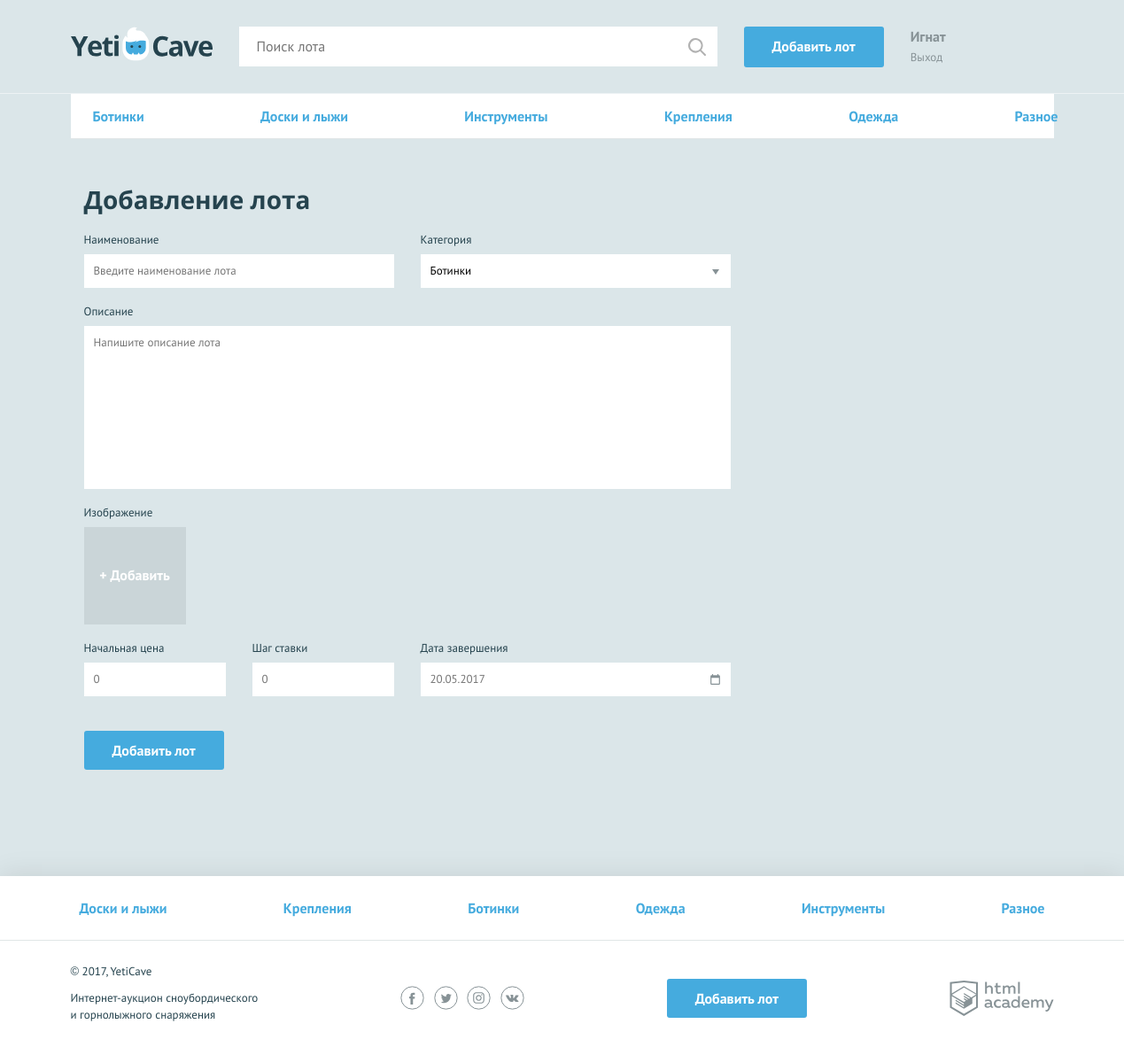
The page /add.php (signed in) on the database its author committed.
### tables this page shows
CREATE TABLE categories (
  id INT AUTO_INCREMENT PRIMARY KEY,
  name CHAR(255)
);

### functions.php (called while the page is built, shortened)
<?php
function renderTemplate($file, $info) {
	$file = 'templates/' . $file .'.php';
	if (file_exists($file)){
		extract($info);
		require_once $file;
		return ob_get_clean();
	} else {
		return ("");
	}
};
?>

### templates/add-lot.php (the view, shortened to what this page needs)
  <nav class="nav">
   <ul class="nav__list container">
    <?php foreach ($categories as $key => $value) : ?>
       <li class="nav__item">
         <a href="all-lots.html"><?=$value['name'];?></a>
       </li>
    <?php endforeach; ?>
   </ul>
 </nav>
 <form class="form form--add-lot container <?=count($errors) ? 'form--invalid' : '' ?>" action="add.php" method="post" enctype="multipart/form-data">
   <h2>Добавление лота</h2>
   <div class="form__container-two">
     <div class="form__item <?=in_array('lot-name', $errors) ? 'form__item--invalid' : '' ?>">
       <label for="lot-name">Наименование</label>
       <input id="lot-name" type="text" name="lot-name" placeholder="Введите наименование лота" value="<?=$lot_name;?>" required>
     </div>
     <div class="form__item <?=in_array('category', $errors) ? 'form__item--invalid' : '' ?>">
       <label for="category">Категория</label>
       <select id="category" name="category" required>
<?php foreach ($categories as $key => $value) : ?>
               <option><?=$value['name'];?></option>
              <?php endforeach; ?>
       </select>
     </div>
   </div>
   <div class="form__item form__item--wide <?=in_array('message', $errors) ? 'form__item--invalid' : '' ?>">
     <label for="message">Описание</label>
     <textarea id="message" name="message" placeholder="Напишите описание лота" required><?=$description;?></textarea>
   </div>
   <div class="form__item form__item--file <?=in_array('avatar', $errors) ? 'form__item--uploaded' : '' ?>">
     <label>Изображение</label>
     <div class="form__input-file">
       <label for="photo2">
         <span>+ Добавить</span>
       </label>
     </div>
   </div>
   <div class="form__container-three">
     <div class="form__item form__item--small <?=in_array('lot-rate', $errors) ? 'form__item--invalid' : '' ?>">
       <label for="lot-rate">Начальная цена</label>
       <input id="lot-rate" type="number" name="lot-rate" placeholder="0" value="<?=$lot_rate;?>" required>
     </div>
     <div class="form__item form__item--small <?=in_array('lot-step', $errors) ? 'form__item--invalid' : '' ?>">
       <label for="lot-step">Шаг ставки</label>
       <input id="lot-step" type="number" name="lot-step" placeholder="0" value="<?=$lot_step;?>" required>
     </div>
     <div class="form__item <?=in_array('lot-date', $errors) ? 'form__item--invalid' : '' ?>">
       <label for="lot-date">Дата завершения</label>
       <input class="form__input-date" id="lot-date" type="text" name="lot-date" placeholder="20.05.2017" value="<?=$lotDate;?>" required>
     </div>
   </div>
   <button type="submit" class="button">Добавить лот</button>
 </form>

### css/style.css (style rules this page uses)
body { min-width: 1140px; background-color: #dbe6e9; font-family: "PT Sans", sans-serif; font-weight: 400; font-size: 16px; line-height: 26px; color: #25434e; }
a { text-decoration: none; }
h2 { margin: 0; font-family: "Open Sans", sans-serif; font-size: 28px; line-height: 35px; font-weight: 700; }
.container { width: 1110px; margin: 0 auto; padding: 0 15px; }
.button { display: block; padding: 9px 32px; background-color: #45abde; color: #ffffff; text-align: center; font-weight: 700; border: none; border-radius: 3px; }
.nav { background-color: #ffffff; border-bottom: 1px solid #e1e6e7; }
.nav__list { display: -webkit-flex; display: -ms-flexbox; display: flex; -webkit-justify-content: space-between; -ms-flex-pack: justify; justify-content: space-between; -webkit-flex-wrap: wrap; -ms-flex-wrap: wrap; flex-wrap: wrap; list-style: none; }
.nav__item a { position: relative; display: block; padding: 12px 10px; font-weight: 700; color: #45abde; }
.nav__item a::before { content: ""; display: none; position: absolute; bottom: 0; width: calc(100% - 20px); height: 3px; background-color: #e2e5e6; }
.form { padding-top: 51px; }
.form h2 { padding-bottom: 15px; }
.form__item { width: 350px; margin: 0; margin-bottom: 14px; font-size: 13px; }
.form__item label { display: block; margin-bottom: 3px; }
.form__item input, .form__item textarea { display: block; width: 100%; padding: 5px 10px; border: 1px solid #ffffff; box-sizing: border-box; }
.form__item textarea { min-height: 184px; resize: none; }
.form__item--small { width: 160px }
.form__item--wide { width: 730px; }
.form .button { display: inline-block; vertical-align: middle; margin-right: 20px; }
.form__item select { display: block; width: 350px; padding: 5px 10px; border: 1px solid #ffffff; box-sizing: border-box; border-radius: 0; -webkit-appearance: none; -moz-appearance: none; appearance: none; background: #ffffff url("../img/dropdown.svg") 328px 16px no-repeat; }
.form__container-two, .form__container-three { display: -webkit-flex; display: -ms-flexbox; display: flex; -webkit-justify-content: space-between; -ms-flex-pack: justify; justify-content: space-between; width: 730px; }
.form__container-three { margin-bottom: 25px; }
.form__input-date { background: #ffffff url("../img/date.svg") 326px 12px no-repeat; }
.form__item--file label span { display: block; width: 115px; height: 110px; background-color: #cad5d8; color: #ffffff; font-size: 16px; text-align: center; font-weight: 700; padding: 40px 0; box-sizing: border-box; border: 1px solid #cad5d8; cursor: pointer; }

### rows shown on the page
categories: name "Ботинки"
categories: name "Доски и лыжи"
categories: name "Инструменты"
categories: name "Крепления"
categories: name "Одежда"
categories: name "Разное"

### other values the page prints
strip_tags($_SESSION['user'] ['name']) "Игнат"
form field category "Ботинки"
